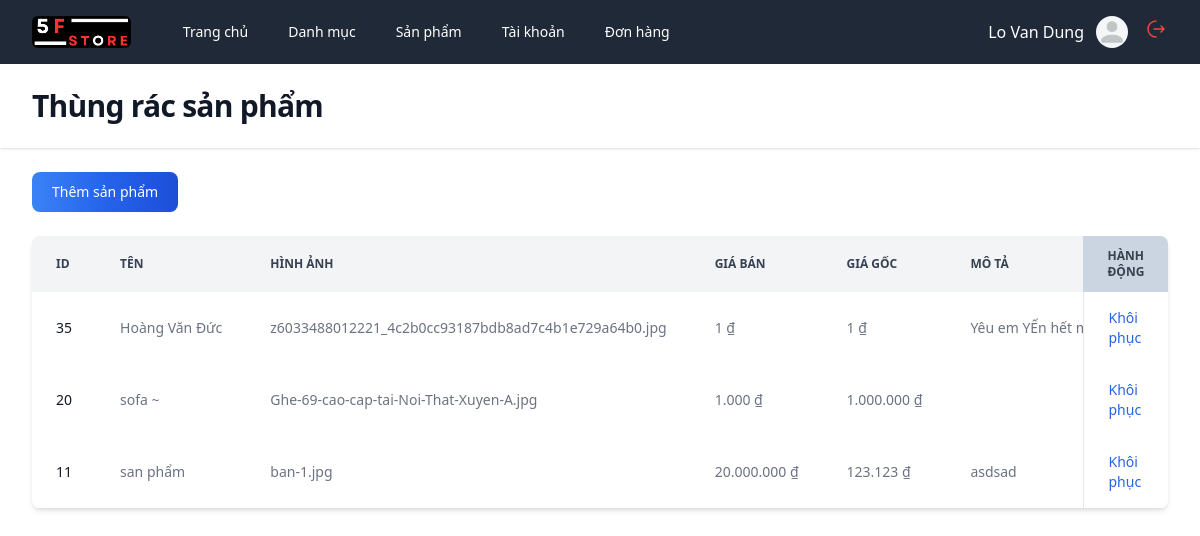
Page /admin?act=bin-products (signed in) on the committed database.
### tables this page shows
CREATE TABLE `products` (
  `id` int(10) NOT NULL,
  `name_product` varchar(200) NOT NULL,
  `description` text NOT NULL,
  `price` float NOT NULL,
  `origin_price` int(11) NOT NULL,
  `thumbnail` varchar(200) NOT NULL,
  `material` varchar(200) NOT NULL,
  `sold` int(11) NOT NULL DEFAULT 0,
  `created_at` varchar(200) NOT NULL,
  `id_category` int(10) NOT NULL,
  `is_deleted` tinyint(1) NOT NULL DEFAULT 0
);

### core.php (called while the page is built, shortened)
<?php
function viewAdmin($view, $values = [])
{
    return include("../views/admin/$view.php");
}
class Req
{
    public function __construct(
        Categories $categoriesService,
        Products $productsService,
        Users $usersService,
        Vouchers $vouchersService,
        CartsDetail $cartsService,
        Bills $billsService,
        ProductsBill $productsBillService,
        ProductDetail $productsDetailService,
        Images $imagesService,
        Reviews $reviewsService
    ) {
        $this->productsService = $productsService;
    }
}

### controllers/admin/ProductsController.php (called while the page is built, shortened)
<?php
function controller_bin_products(Req $req)
{
    $products = $req->productsService->getAll(true);
    return viewAdmin("store/products", ['products' => $products]);
}

### admin/index.php (called while the page is built, shortened)
<?php
function bootstrap()
{
    include("./routes.php");
    include("../database/service.php");
    include("../models/categories.php");
    include("../models/products.php");
    include("../models/users.php");
    include("../models/vouchers.php");
    include("../models/cartsDetail.php");
    include("../models/bills.php");
    include("../models/productsBill.php");
    include("../models/productsDetail.php");
    include("../models/images.php");
    include("../models/reviews.php");
    $role = $_SESSION["user"]["role"];
    $req = new Req(
        $categories,
        $products,
        $users,
        $vouchers,
        $cartsDetail,
        $bills,
        $productsBill,
        $productsDetail,
        $images,
        $reviews,
    );
    if (!isset($_GET['act'])) $act = check_path('');
    else $act = check_path($_GET['act']);
    foreach ($routes as $route) {
        if ($act == $route['path'] && $role >= 1 && $role <= 2) {
            return $route['view']($req);
        }
    }
}
bootstrap();

### database/service.php (called while the page is built, shortened)
<?php
include("database.php");
class ServicePdo
{
    public function __construct($nameDB)
    {
        $this->dbName = $nameDB;
        $this->pdo = connect();
    }
}

### models/products.php (called while the page is built, shortened)
<?php
class Products extends ServicePdo
{
    public function getAll($is_deleted = false)
    {
        $dbName = $this->dbName;
        $sql = "SELECT * FROM $dbName WHERE IS_DELETED = '$is_deleted' ORDER BY ID DESC";
        return $this->pdo->query($sql)->fetchAll();
    }
}

### database/database.php (called while the page is built)
<?php
function connect()
{
    try {
        $connect =  new PDO("mysql:host=localhost; dbname=project", "root", "123456789");
        $connect->setAttribute(PDO::ATTR_ERRMODE, PDO::ERRMODE_EXCEPTION);
        return $connect;
    } catch (PDOException $e) {
        echo $e->getMessage();
        throw $e;
    }
}

### views/admin/store/products.php (the view, shortened to what this page needs)
<!DOCTYPE html>
<html lang="en">
<head>
    <script src="https://cdn.tailwindcss.com"></script>
    <link rel="stylesheet" href="/asset/css/style.css">
</head>
<body>
    <div class="min-h-full">
        <?php include(dirname(__FILE__) . "/../partials/header.php") ?>
        <header class="bg-white shadow">
            <div class="mx-auto max-w-7xl px-4 py-6 sm:px-6 lg:px-8">
                <h1 class="text-3xl font-bold tracking-tight text-gray-900">Thùng rác sản phẩm</h1>
            </div>
        </header>
        <main>
            <form action="?act=delete-product" method="POST" id="form">
                <div class="mx-auto max-w-7xl py-6 sm:px-6 lg:px-8">
                    <div class="flex mb-4">
                        <a href="/admin?act=add-product"
                            class="text-white bg-gradient-to-r from-blue-500 via-blue-600 to-blue-700 hover:bg-gradient-to-br focus:ring-4 focus:outline-none focus:ring-blue-300 font-medium rounded-lg text-sm px-5 py-2.5 text-center me-2 mb-2">Thêm
                            sản phẩm</a>
                    </div>
                    <div class="relative overflow-x-auto shadow-md sm:rounded-lg">
                        <table class="w-full text-sm text-left rtl:text-right text-gray-500 ">
                            <thead class="text-xs text-gray-700 uppercase bg-gray-100">
                                <tr>
                                    <th scope="col" class="px-6 py-3">
                                        Id
                                    </th>
                                    <th scope="col" class="px-6 py-3">
                                        Tên
                                    </th>
                                    <th scope="col" class="px-6 py-3">
                                        Hình ảnh
                                    </th>
                                    <th scope="col" class="px-6 py-3">
                                        Giá bán
                                    </th>
                                    <th scope="col" class="px-6 py-3">
                                        Giá gốc
                                    </th>
                                    <th scope="col" class="px-6 py-3">
                                        Mô tả
                                    </th>
                                    <th scope="col" class="px-6 py-3 sticky right-0 bg-slate-300">
                                        Hành động
                                    </th>
                                </tr>
                            </thead>
                            <tbody>
                                <?php
                                foreach ($products as $product) {
                                    extract($product);
                                    ?>
                                    <tr class="bg-white hover:bg-gray-50 ">
                                        <th scope="row" class="px-6 py-4 font-medium text-gray-900 whitespace-nowrap">
                                            <?= $id ?>
                                        </th>
                                        <td class="px-6 py-4 truncate">
                                            <?= $name_product ?>
                                        </td>
                                        <td class="px-6 py-4 truncate">
                                            <?= $thumbnail ?>
                                        </td>
                                        <td class="px-6 py-4 truncate">
                                            <?= number_format($price, 0, '.', '.') ?> &#8363;
                                        </td>
                                        <td class="px-6 py-4 truncate">
                                            <?= number_format($origin_price, 0, '.', '.') ?> &#8363;
                                        </td>
                                        <td class="px-6 py-4">
                                            <p class="w-52 truncate">
                                                <?= $description ?>
                                            </p>
                                        </td>
                                        <td class="flex items-center px-6 py-4 sticky right-0 bg-white border-l">
                                            <a href="/admin?act=restore-product&id=<?= $id ?>"
                                                class="font-medium text-blue-600  hover:underline">Khôi phục</a>
                                        </td>
                                    </tr>
                                    <?php
                                }
                                ?>
                            </tbody>
                        </table>
                    </div>
                </div>
            </form>
        </main>
    </div>
</body>
</html>

### asset/css/style.css (style rules this page uses)
html { line-height: 1.5; -webkit-text-size-adjust: 100%; -moz-tab-size: 4; -o-tab-size: 4; tab-size: 4; font-family: ui-sans-serif, system-ui, -apple-system, BlinkMacSystemFont, "Segoe UI", Roboto, "Helvetica Neue", Arial, "Noto Sans", sans-serif, "Apple Color Emoji", "Segoe UI Emoji", "Segoe UI Symbol", "Noto Color Emoji"; font-feature-settings: normal; font-variation-settings: normal; }
body { margin: 0; line-height: inherit; }
h1, h2, h3, h4, h5, h6 { font-size: inherit; font-weight: inherit; }
a { color: inherit; text-decoration: inherit; }
table { text-indent: 0; border-color: inherit; border-collapse: collapse; }
blockquote, dl, dd, h1, h2, h3, h4, h5, h6, hr, figure, p, pre { margin: 0; }
.relative { position: relative; }
.sticky { position: sticky; }
.right-0 { right: 0px; }
.mx-auto { margin-left: auto; margin-right: auto; }
.mb-2 { margin-bottom: 0.5rem; }
.mb-4 { margin-bottom: 1rem; }
.me-2 { margin-inline-end: 0.5rem; }
.flex { display: flex; }
.min-h-full { min-height: 100%; }
.w-52 { width: 13rem; }
.w-full { width: 100%; }
.max-w-7xl { max-width: 80rem; }
.items-center { align-items: center; }
.overflow-x-auto { overflow-x: auto; }
.truncate { overflow: hidden; text-overflow: ellipsis; white-space: nowrap; }
.whitespace-nowrap { white-space: nowrap; }
.rounded-lg { border-radius: 0.5rem; }
.border-l { border-left-width: 1px; }
.bg-gray-100 { --tw-bg-opacity: 1; background-color: rgb(243 244 246 / var(--tw-bg-opacity)); }
.bg-slate-300 { --tw-bg-opacity: 1; background-color: rgb(203 213 225 / var(--tw-bg-opacity)); }
.bg-white { --tw-bg-opacity: 1; background-color: rgb(255 255 255 / var(--tw-bg-opacity)); }
.bg-gradient-to-r { background-image: linear-gradient(to right, var(--tw-gradient-stops)); }
.from-blue-500 { --tw-gradient-from: #3b82f6 var(--tw-gradient-from-position); --tw-gradient-to: rgb(59 130 246 / 0) var(--tw-gradient-to-position); --tw-gradient-stops: var(--tw-gradient-from), var(--tw-gradient-to); }
.via-blue-600 { --tw-gradient-to: rgb(37 99 235 / 0) var(--tw-gradient-to-position); --tw-gradient-stops: var(--tw-gradient-from), #2563eb var(--tw-gradient-via-position), var(--tw-gradient-to); }
.to-blue-700 { --tw-gradient-to: #1d4ed8 var(--tw-gradient-to-position); }
.px-4 { padding-left: 1rem; padding-right: 1rem; }
.px-5 { padding-left: 1.25rem; padding-right: 1.25rem; }
.px-6 { padding-left: 1.5rem; padding-right: 1.5rem; }
.py-2\.5 { padding-top: 0.625rem; padding-bottom: 0.625rem; }
.py-3 { padding-top: 0.75rem; padding-bottom: 0.75rem; }
.py-4 { padding-top: 1rem; padding-bottom: 1rem; }
.py-6 { padding-top: 1.5rem; padding-bottom: 1.5rem; }
.text-left { text-align: left; }
.text-center { text-align: center; }
.text-3xl { font-size: 1.875rem; line-height: 2.25rem; }
.text-sm { font-size: 0.875rem; line-height: 1.25rem; }
.text-xs { font-size: 0.75rem; line-height: 1rem; }
.font-bold { font-weight: 700; }
.font-medium { font-weight: 500; }
.uppercase { text-transform: uppercase; }
.tracking-tight { letter-spacing: -0.025em; }
.text-blue-600 { --tw-text-opacity: 1; color: rgb(37 99 235 / var(--tw-text-opacity)); }
.text-gray-500 { --tw-text-opacity: 1; color: rgb(107 114 128 / var(--tw-text-opacity)); }
.text-gray-700 { --tw-text-opacity: 1; color: rgb(55 65 81 / var(--tw-text-opacity)); }
.text-gray-900 { --tw-text-opacity: 1; color: rgb(17 24 39 / var(--tw-text-opacity)); }
.text-white { --tw-text-opacity: 1; color: rgb(255 255 255 / var(--tw-text-opacity)); }
.shadow { --tw-shadow: 0 1px 3px 0 rgb(0 0 0 / 0.1), 0 1px 2px -1px rgb(0 0 0 / 0.1); --tw-shadow-colored: 0 1px 3px 0 var(--tw-shadow-color), 0 1px 2px -1px var(--tw-shadow-color); box-shadow: var(--tw-ring-offset-shadow, 0 0 #0000), var(--tw-ring-shadow, 0 0 #0000), var(--tw-shadow); }
.shadow-md { --tw-shadow: 0 4px 6px -1px rgb(0 0 0 / 0.1), 0 2px 4px -2px rgb(0 0 0 / 0.1); --tw-shadow-colored: 0 4px 6px -1px var(--tw-shadow-color), 0 2px 4px -2px var(--tw-shadow-color); box-shadow: var(--tw-ring-offset-shadow, 0 0 #0000), var(--tw-ring-shadow, 0 0 #0000), var(--tw-shadow); }
@media (min-width: 640px) { .sm\:rounded-lg { border-radius: 0.5rem; } }
@media (min-width: 640px) { .sm\:px-6 { padding-left: 1.5rem; padding-right: 1.5rem; } }
@media (min-width: 1024px) { .lg\:px-8 { padding-left: 2rem; padding-right: 2rem; } }

### rows in the picture
products: id "35", name_product "Hoàng Văn Đức", thumbnail "z6033488012221_4c2b0cc93187bdb8ad7c4b1e729a64b0.jpg", price "1", origin_price "1", description "Yêu em YẾn hết mìnhhhhhh…"
products: id "20", name_product "sofa ~", thumbnail "Ghe-69-cao-cap-tai-Noi-That-Xuyen-A.jpg", price "1.000", origin_price "1.000.000"
products: id "11", name_product "san phẩm", thumbnail "ban-1.jpg", price "20.000.000", origin_price "123.123", description "asdsad"

### other values in the picture
$name "Trang chủ"
$name "Danh mục"
$name "Sản phẩm"
$name "Tài khoản"
$name "Đơn hàng"
$_SESSION['user']['full_name'] "Lo Van Dung"
